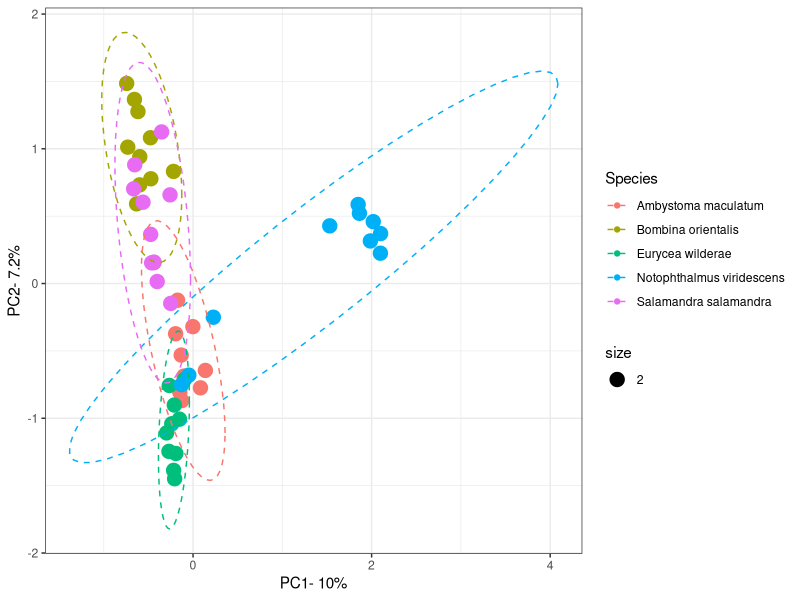
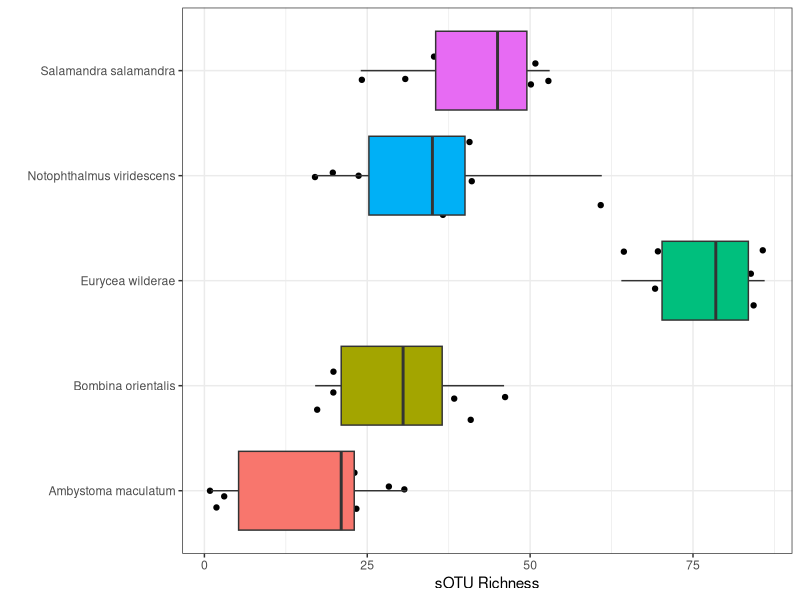
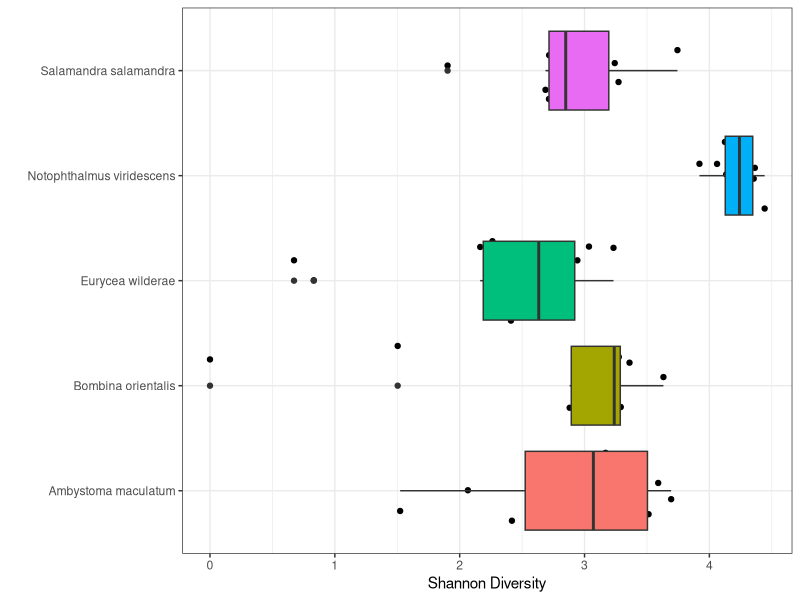

R code for these plots, in order:
#' ----------------------------------------------
#' 
#' Andrew Miller-Klugman
#' Lab animal Microbiome Analysis 
#' 
#' ----------------------------------------------

library(vegan)
library(ggplot2)
library(tidyr)
library(dplyr)
library(tidyverse)
set.seed(1234)

# load in the asv table from the cluster analysis 
asv_table1 <- read.delim("Lab_animal_data/data/asv_table.txt", header=T)
meta1<-read.delim("Lab_animal_data/data/endospore_map.txt", header=T)
meta2<-read.delim("Lab_animal_data/data/endospore_map_run2.txt", header=T)
meta3<-read.delim("Lab_animal_data/data/endospore_map_run3.txt", header=T)
asv_table2 <- read.delim("Lab_animal_data/data/asv_table2.txt", header=T)
asv_table3 <- read.delim("Lab_animal_data/data/asv_table3.txt", header=T)

# function used to Merge all asv tables together 
MyMerge <- function(x, y){
  df <- merge(x, y, by= "X.OTU.ID", all.x= TRUE, all.y= TRUE)
  return(df)
}
asv_table <- Reduce(MyMerge, list(asv_table1, asv_table2, asv_table3))

# fix formatting of asv table
asv_table <- column_to_rownames(asv_table, var ="X.OTU.ID")
asv_table <- replace(asv_table, is.na(asv_table), 0)

# merge all metadata together
meta <- bind_rows(meta1, meta2, meta3) |>
  distinct()


#look at sequencing depth
colSums(asv_table)

#rarefy data 
nut_rare<-rrarefy(t(asv_table), sample=107)
# loss of 3 samples 

#calculate PCoA based on BC similarity
ko_pcoa<-capscale(nut_rare  ~ 1, distance='bray')

#pull out x/y coordinates
ko.scores<-scores(ko_pcoa)

#grab only sample coordinates, write to data frame
ko.coords<-as.data.frame(ko.scores$sites)

#create sample names as a column
ko.coords$SampleID<-row.names(ko.coords)

#map back meta data
ko.coords<-merge(ko.coords, meta, by.x='SampleID', by.y='SampleID')

#calculate percent variation explained for first two axis
100*round(ko_pcoa$CA$eig[1]/sum(ko_pcoa$CA$eig), 3)
#10
100*round(ko_pcoa$CA$eig[2]/sum(ko_pcoa$CA$eig), 3)
#7.2

#plot PCoA
ggplot(ko.coords, aes(MDS1, MDS2, color=Species))+
  geom_point(aes(size=2))+
  #geom_text()+
  theme_bw()+
  guides(alpha = "none")+
  xlab("PC1- 10%")+
  ylab("PC2- 7.2%") +
  stat_ellipse(aes(group = Species), type = "norm", level = 0.95, linetype = "dashed")


#### OTU Richness ####

#CALCULATE RICHNESS & add metadata & statistics
larv.alph<-as.data.frame(specnumber(rrarefy(t(asv_table), sample=107)))
larv.alph$SampleID<-row.names(larv.alph)
larv.alph<-merge(larv.alph, meta, by='SampleID')
larv.alph$Richness<-as.numeric(larv.alph$`specnumber(rrarefy(t(asv_table), sample = 107))`)
t.test(larv.alph$Richness, larv.alph$Type2)
# t = 12.147, df = 49, p-value < 2.2e-16

larv.alpha2<-as.data.frame(vegan::diversity(rrarefy(t(asv_table), sample=107), index = 'shannon'))
names(larv.alpha2)<-"Shannon"
larv.alph<-cbind(larv.alph, larv.alpha2)

t.test(larv.alph$Shannon, larv.alph$Type2)
# t = 21.537, df = 49, p-value < 2.2e-16

#plot richness
ggplot(larv.alph, aes(Species, Richness, fill=Species))+
  geom_jitter()+
  geom_boxplot()+
  theme_bw()+
  xlab("")+
  theme(legend.position = "none")+
  coord_flip()+
  ylab("sOTU Richness")
  #scale_fill_manual(values = c('#f58231', '#4363d8'))

# plot Shannon Diversity
ggplot(larv.alph, aes(Species, Shannon, fill=Species))+
  geom_jitter()+
  geom_boxplot()+
  theme_bw()+
  theme(legend.position = "none")+
  xlab("")+
  coord_flip()+
  ylab("Shannon Diversity")
  #scale_fill_manual(values = c('#f58231', '#4363d8'))

#### Lattitude versus Spores ####






